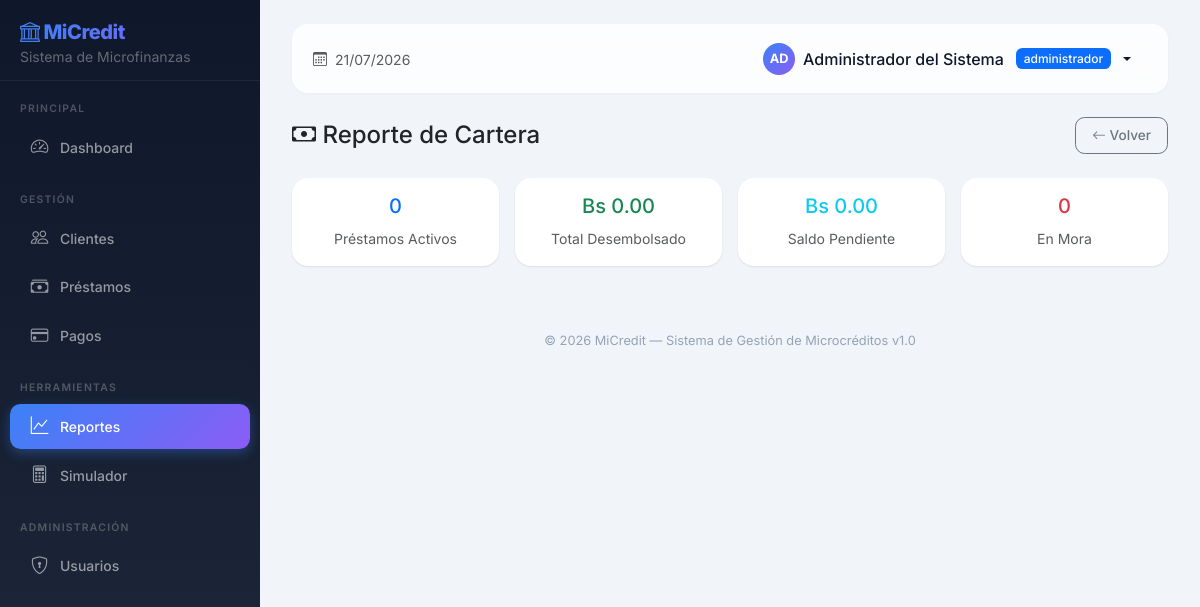
/reportes/cartera (signed in), run on the app's committed database.
### app/models.py (models this page shows, shortened)
class Usuario(UserMixin, db.Model):
    __tablename__ = 'usuarios'
    id = db.Column(db.Integer, primary_key=True, autoincrement=True)
    nombre_completo = db.Column(db.String(150), nullable=False)
    email = db.Column(db.String(100), unique=True, nullable=False)
    username = db.Column(db.String(50), unique=True, nullable=False)
    password_hash = db.Column(db.String(255), nullable=False)
    rol_id = db.Column(db.Integer, db.ForeignKey('roles.id'), nullable=False)
    activo = db.Column(db.Boolean, default=True)
    ultimo_acceso = db.Column(db.DateTime)
    fecha_creacion = db.Column(db.DateTime, default=datetime.utcnow)
    fecha_actualizacion = db.Column(db.DateTime, default=datetime.utcnow)
    def has_role(self, role_name):
        return self.rol and self.rol.nombre == role_name
    def has_any_role(self, *roles):
        return self.rol and self.rol.nombre in roles

class Rol(db.Model):
    __tablename__ = 'roles'
    id = db.Column(db.Integer, primary_key=True, autoincrement=True)
    nombre = db.Column(db.String(50), unique=True, nullable=False)
    descripcion = db.Column(db.String(255))
    fecha_creacion = db.Column(db.DateTime, default=datetime.utcnow)
    usuarios = db.relationship('Usuario', backref='rol', lazy=True)

### app/routes/reportes.py (the view)
@reportes_bp.route('/cartera')
@login_required
def cartera():
    if not current_user.has_any_role('administrador', 'gerente'):
        flash('No tiene permisos para ver reportes.', 'error')
        return redirect(url_for('main.dashboard'))
    total_prestamos = Prestamo.query.filter(
        Prestamo.estado.in_(['activo', 'reprogramado'])
    ).count()
    total_desembolsado = db.session.query(
        func.sum(Prestamo.monto_aprobado)
    ).filter(
        Prestamo.estado.in_(['activo', 'reprogramado', 'cerrado'])
    ).scalar() or 0
    saldo_pendiente = db.session.query(
        func.sum(Prestamo.saldo_pendiente)
    ).filter(
        Prestamo.estado.in_(['activo', 'reprogramado'])
    ).scalar() or 0
    prestamos_mora = Prestamo.query.filter(
        Prestamo.estado.in_(['activo', 'reprogramado']),
        Prestamo.id.in_(
            db.session.query(Amortizacion.prestamo_id).filter(
                Amortizacion.estado == 'pendiente',
                Amortizacion.fecha_vencimiento < date.today()
            )
        )
    ).count()
    return render_template('reportes/cartera.html',
                           total_prestamos=total_prestamos,
                           total_desembolsado=total_desembolsado,
                           saldo_pendiente=saldo_pendiente,
                           prestamos_mora=prestamos_mora)

### app/templates/reportes/cartera.html (shortened to what this page needs)
{% extends "base.html" %}
{% block content %}
<div class="d-flex justify-content-between align-items-center mb-4">
    <h4 class="mb-0"><i class="bi bi-cash"></i> Reporte de Cartera</h4>
    <a href="{{ url_for('reportes.index') }}" class="btn btn-outline-secondary"><i class="bi bi-arrow-left"></i> Volver</a>
</div>
<div class="row g-3 mb-4">
    <div class="col-md-3">
        <div class="card text-center border-primary">
            <div class="card-body">
                <h5 class="text-primary">{{ total_prestamos }}</h5>
                <small class="text-muted">Préstamos Activos</small>
            </div>
        </div>
    </div>
    <div class="col-md-3">
        <div class="card text-center border-success">
            <div class="card-body">
                <h5 class="text-success">Bs {{ "{:,.2f}".format(total_desembolsado) }}</h5>
                <small class="text-muted">Total Desembolsado</small>
            </div>
        </div>
    </div>
    <div class="col-md-3">
        <div class="card text-center border-info">
            <div class="card-body">
                <h5 class="text-info">Bs {{ "{:,.2f}".format(saldo_pendiente) }}</h5>
                <small class="text-muted">Saldo Pendiente</small>
            </div>
        </div>
    </div>
    <div class="col-md-3">
        <div class="card text-center border-danger">
            <div class="card-body">
                <h5 class="text-danger">{{ prestamos_mora }}</h5>
                <small class="text-muted">En Mora</small>
            </div>
        </div>
    </div>
</div>
{% endblock %}

### app/templates/base.html (shortened to what this page needs)
<!DOCTYPE html>
<html lang="es">
<head>
    <link href="https://cdn.jsdelivr.net/npm/bootstrap@5.3.3/dist/css/bootstrap.min.css" rel="stylesheet">
    <link rel="stylesheet" href="https://cdn.jsdelivr.net/npm/bootstrap-icons@1.11.3/font/bootstrap-icons.min.css">
</head>
<body>
    {% if current_user.is_authenticated %}
    {% set es_admin = current_user.has_role('administrador') %}
    {% set es_gerente = current_user.has_role('gerente') %}
    {% set es_asesor = current_user.has_role('asesor') %}
    {% set es_cajero = current_user.has_role('cajero') %}
    <div class="sidebar">
        <div class="brand">
            <a href="{{ url_for('main.dashboard') }}" class="text-decoration-none">
                <h5 class="mb-0"><i class="bi bi-bank me-1"></i>MiCredit</h5>
                <small>Sistema de Microfinanzas</small>
            </a>
        </div>
        <div class="nav-section">Principal</div>
        <ul class="nav flex-column">
            <li>
                <a class="nav-link {% if request.endpoint == 'main.dashboard' %}active{% endif %}" href="{{ url_for('main.dashboard') }}">
                    <i class="bi bi-speedometer2"></i> Dashboard
                </a>
            </li>
        </ul>
        <div class="nav-section">Gestión</div>
        <ul class="nav flex-column">
            <li>
                <a class="nav-link {% if request.endpoint and 'clientes' in request.endpoint %}active{% endif %}" href="{{ url_for('clientes.listar') }}">
                    <i class="bi bi-people"></i> Clientes
                </a>
            </li>
            <li>
                <a class="nav-link {% if request.endpoint and 'prestamos' in request.endpoint %}active{% endif %}" href="{{ url_for('prestamos.listar') }}">
                    <i class="bi bi-cash-stack"></i> Préstamos
                </a>
            </li>
            {% if es_admin or es_cajero %}
            <li>
                <a class="nav-link {% if request.endpoint and 'pagos' in request.endpoint %}active{% endif %}" href="{{ url_for('pagos.listar') }}">
                    <i class="bi bi-credit-card"></i> Pagos
                </a>
            </li>
            {% endif %}
        </ul>
        <div class="nav-section">Herramientas</div>
        <ul class="nav flex-column">
            {% if es_admin or es_gerente %}
            <li>
                <a class="nav-link {% if request.endpoint and 'reportes' in request.endpoint %}active{% endif %}" href="{{ url_for('reportes.index') }}">
                    <i class="bi bi-graph-up"></i> Reportes
                </a>
            </li>
            {% endif %}
            <li>
                <a class="nav-link" href="{{ url_for('prestamos.proyectar') }}">
                    <i class="bi bi-calculator"></i> Simulador
                </a>
            </li>
        </ul>
        {% if es_admin %}
        <div class="nav-section">Administración</div>
        <ul class="nav flex-column">
            <li>
                <a class="nav-link {% if request.endpoint and 'usuarios' in request.endpoint %}active{% endif %}" href="{{ url_for('usuarios.listar') }}">
                    <i class="bi bi-shield-lock"></i> Usuarios
                </a>
            </li>
        </ul>
        {% endif %}
    </div>
    <div class="content">
        <nav class="navbar-top d-flex justify-content-between align-items-center">
            <div>
                <span class="text-muted small"><i class="bi bi-calendar3 me-1"></i> {{ now().strftime('%d/%m/%Y') }}</span>
            </div>
            <ul class="nav align-items-center">
                <li class="nav-item dropdown">
                    <a class="nav-link dropdown-toggle d-flex align-items-center gap-2" href="#" data-bs-toggle="dropdown" style="color: var(--primary-dark); font-weight: 500;">
                        <span class="d-inline-flex align-items-center justify-content-center rounded-circle" style="width: 32px; height: 32px; background: var(--accent-gradient); color: #fff; font-size: .8rem; font-weight: 700;">
                            {{ current_user.nombre_completo[:2] | upper }}
                        </span>
                        <span class="d-none d-md-inline">{{ current_user.nombre_completo }}</span>
                        <span class="badge bg-primary ms-1">{{ current_user.rol.nombre }}</span>
                    </a>
                </li>
            </ul>
        </nav>
        {% block content %}{% endblock %}
        <footer class="text-center">
            &copy; {{ now().strftime('%Y') }} MiCredit — Sistema de Gestión de Microcréditos v1.0
        </footer>
    </div>
    {% else %}
    {% block full_content %}{% endblock %}
    {% endif %}
</body>
</html>

### app/templates/base.html (style rules this page uses)
:root { --sidebar-width: 260px; --primary-dark: #0f172a; --primary-mid: #1e293b; --accent: #3b82f6; --accent-gradient: linear-gradient(135deg, #3b82f6, #8b5cf6); --success: #10b981; --warning: #f59e0b; --danger: #ef4444; }
* { font-family: 'Inter', sans-serif; }
body { background: #f1f5f9; }
.sidebar { min-height: 100vh; width: var(--sidebar-width); background: linear-gradient(180deg, var(--primary-dark) 0%, var(--primary-mid) 100%); position: fixed; top: 0; left: 0; z-index: 100; overflow-y: auto; }
.sidebar .brand { padding: 1.25rem 1.25rem .75rem; border-bottom: 1px solid rgba(255,255,255,.06); }
.sidebar .brand h5 { font-weight: 800; letter-spacing: -.5px; background: var(--accent-gradient); -webkit-background-clip: text; -webkit-text-fill-color: transparent; background-clip: text; }
.sidebar .brand small { color: rgba(255,255,255,.35); font-weight: 400; }
.sidebar .nav-section { font-size: .65rem; text-transform: uppercase; letter-spacing: .12em; color: rgba(255,255,255,.25); padding: 1.25rem 1.25rem .4rem; font-weight: 600; }
.sidebar .nav-link { color: rgba(255,255,255,.55); padding: .6rem 1.25rem; margin: .1rem .6rem; border-radius: .65rem; transition: all .2s ease; font-size: .875rem; font-weight: 500; display: flex; align-items: center; gap: .65rem; }
.sidebar .nav-link i { font-size: 1.1rem; width: 1.25rem; text-align: center; }
.sidebar .nav-link.active { color: #fff; background: var(--accent-gradient); box-shadow: 0 4px 12px rgba(59,130,246,.35); }
.content { margin-left: var(--sidebar-width); padding: 1.5rem 2rem; min-height: 100vh; }
.navbar-top { background: rgba(255,255,255,.8); backdrop-filter: blur(12px); -webkit-backdrop-filter: blur(12px); border-radius: 1rem; padding: .6rem 1.25rem; margin-bottom: 1.5rem; box-shadow: 0 1px 3px rgba(0,0,0,.04); border: 1px solid rgba(255,255,255,.5); }
.card { border: none; border-radius: 1rem; box-shadow: 0 1px 3px rgba(0,0,0,.04), 0 1px 2px rgba(0,0,0,.06); transition: all .25s ease; background: #fff; }
.btn { border-radius: .6rem; font-weight: 500; font-size: .85rem; padding: .45rem 1rem; transition: all .2s ease; }
.badge { font-weight: 500; padding: .35em .65em; border-radius: .4rem; font-size: .75rem; }
footer { border-top: 1px solid #f1f5f9; padding-top: 1.5rem; margin-top: 2.5rem; color: #94a3b8; font-size: .8rem; }

### data on the page
Usuario: nombre_completo "AD", nombre_completo "Administrador del Sistema"
Rol: rol.nombre "administrador"

### other printed values
{{ total_prestamos }} "0"
{{ "{:,.2f}".format(total_desembolsado) }} "0.00"
{{ "{:,.2f}".format(saldo_pendiente) }} "0.00"
{{ prestamos_mora }} "0"
